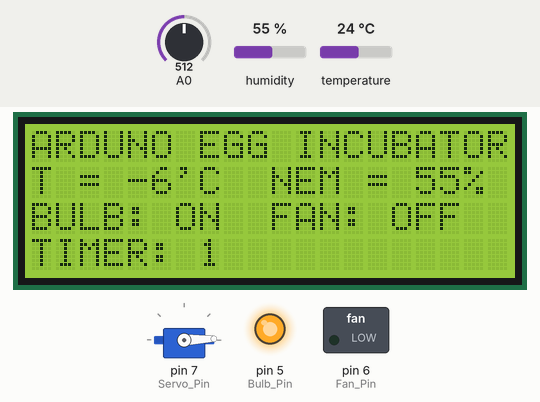
Bench run of a sketch on a simulated Arduino Uno, built with avr-gcc and run on an emulated ATmega328P. On the bench: servo, 20×4 character LCD, switched loads named in the sketch (green lamp = pin HIGH), output pins drawn as LEDs (lit = HIGH). The inputs (shaded band) are chosen by the test bench; at power-on: humidity 55 %, A0 = 512, temperature 24 °C.

Above: at 1.2 s.
1.3 s: humidity set to 59 %
At 4.0 s:
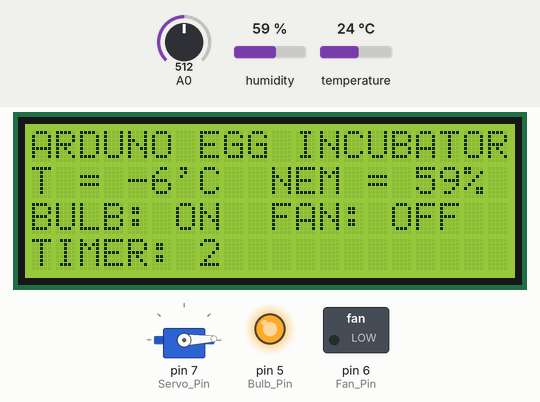
6.6 s: humidity set to 63 %
At 11.4 s:
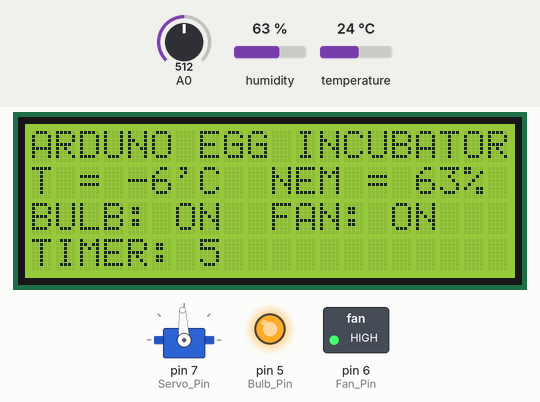
11.9 s: A0 set to 118
14.8 s: A0 set to 98
At 16.1 s:
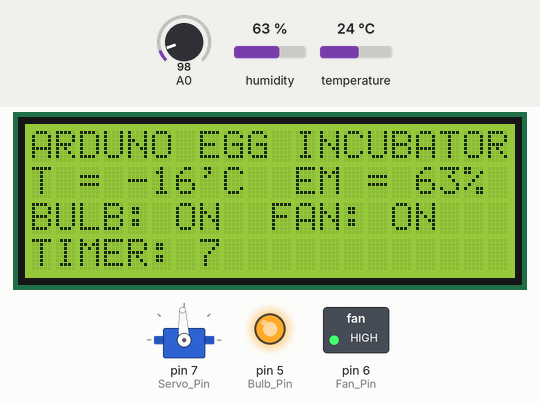
21.1 s: humidity set to 22 %
At 25.7 s:
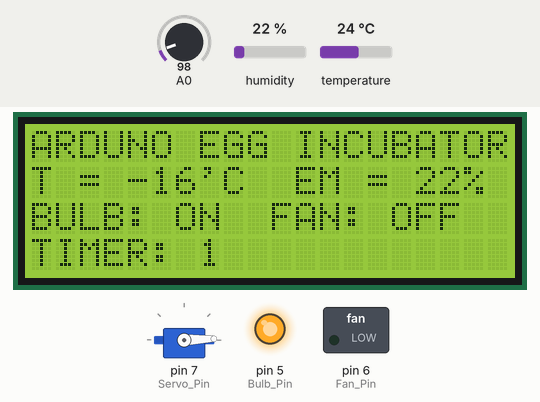
27.4 s: A0 set to 122
At 34.2 s:
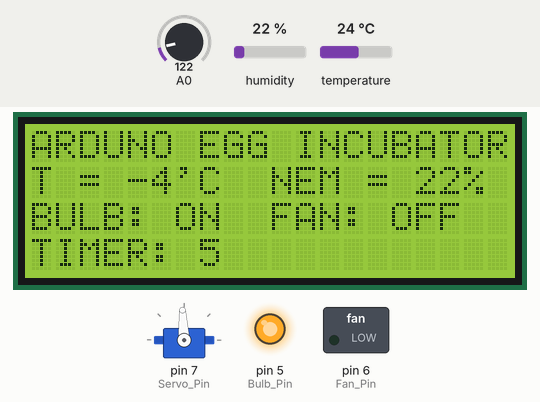
Timing chart, 0 to 34.7 s (numbered marks = the images above; inputs shaded):
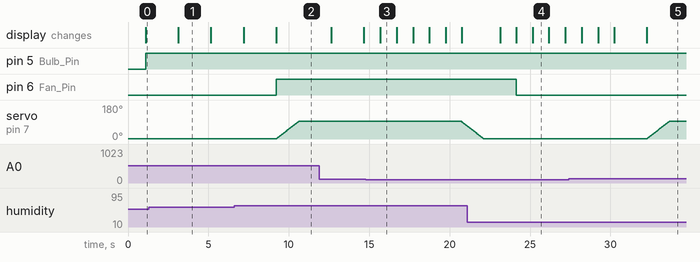

The sketch:

yumurta_kulucka_makinasi.ino
```cpp
// include the library code:
#include <LiquidCrystal.h>
#include "DHT.h"
//LiquidCrystal lcd(rs, en, d4, d5, d6, d7);
  LiquidCrystal lcd(13, 12, 11, 10,  9,  8);

#include <Servo.h>  //Include the Servo Library
Servo myservo;  // create servo object to control a servo

//Assign Names to Pins
const int Temp_Sensor = A0; //Temperature Sensor Pin
#define DHTPIN A1
#define DHTTYPE DHT11
DHT dht(DHTPIN, DHTTYPE);
const int Bulb_Pin = 5; //Bulb Pin
const int Fan_Pin = 6; //Fan Pin
const int Servo_Pin = 7; //Servo Motor Pin
int humudity_value;
int pos = 0;   //Servo Position
int State = 1; // Servo State
int Sec = 0;

void setup ()
{
  // Motor
  pinMode(Bulb_Pin, OUTPUT);  // Set the pin as OUTPUT
  pinMode(Fan_Pin, OUTPUT);  // Set the pin as OUTPUT
 dht.begin();
  myservo.attach(Servo_Pin);  // attaches the servo Pin
  myservo.write(2);  //Bring servo to 0 Position

  lcd.begin(20, 4); // set up the LCD's number of columns and rows:
  lcd.setCursor(0,0); // set the cursor position:
  lcd.print("ARDUNO EGG INCUBATOR"); //Display Message On LCD

  lcd.setCursor(0, 3);
  lcd.print("TIMER: ");
  lcd.print(Sec);
  lcd.print("   ");
}
void loop ()
{
  // Temperature Sensing ***********************************
  int S = analogRead(A0);
  int Temp =(S*500)/1022; // Storing value in Degree Celsius
  lcd.setCursor(0, 1);
  lcd.print("T = ");
  lcd.print(Temp);
  lcd.print("'C  ");

  // Humidity Sensing ***********************************
    // Reading temperature or humidity takes about 250 milliseconds!
  humudity_value = dht.readHumidity();

  // Check if any reads failed and exit early (to try again).
  if (isnan(humudity_value))
  {
    Serial.println(("DHT SENSORU OKUNAMADI!"));
    return;
  }
  Serial.print((" NEM: "));
  Serial.print(humudity_value);
  Serial.print(("%"));

  Serial.print("\n");
  delay(1000);
  lcd.setCursor(10, 1);
  lcd.print("NEM = ");
  lcd.print(humudity_value);
  lcd.print("%   ");

  //Check Temperature
  if(Temp > 29)
  {
    digitalWrite(Bulb_Pin, LOW); // Turn OFF Bulb
    lcd.setCursor(0, 2);
    lcd.print("BULB: OFF ");
  }
  if(Temp < 30)
  {
    digitalWrite(Bulb_Pin, HIGH); // Turn ON Bulb
    lcd.setCursor(0, 2);
    lcd.print("BULB: ON  ");
  }
  if(humudity_value > 60)
  {
    digitalWrite(Fan_Pin, HIGH); // Turn ON Fan
    lcd.setCursor(10, 2);
    lcd.print("FAN: ON  ");
  }
  if(humudity_value < 60)
  {
    digitalWrite(Fan_Pin, LOW); // Turn OFF Fan
    lcd.setCursor(10, 2);
    lcd.print("FAN: OFF ");
  }

  Sec = Sec + 1;
  lcd.setCursor(0, 3);
  lcd.print("TIMER: ");
  lcd.print(Sec);
  lcd.print("   ");

  if(Sec == 5)
  {
    for (pos = 2; pos <= 93; pos += 1)
    {
      myservo.write(pos);
      delay(15);
    }
  }
  if(Sec == 10)
  {
    for (pos = 90; pos >= 2; pos -= 1)
    {
      myservo.write(pos);
      delay(15);
    }
    Sec = 0;
  }
  delay(1000);
}
```

Measured:
- the behaviour switches between 60 and 61 % on humidity (found by bisection; images 1 and 2)
- the behaviour switches between 111 and 110 on A0 (found by bisection; images 2 and 3)
- after the input at 6.6 s, pin 6 (Fan_Pin): LOW → HIGH after 2.6 s; the display: first differs from a run without the input after 2.6 s (image 2)
- after the input at 14.8 s, the display: changes after 0.90 s (image 3)
- after the input at 21.1 s, pin 6 (Fan_Pin): HIGH → LOW after 3.0 s; the display: first differs from a run without the input after 3.0 s (image 4 shows a later state)
- what the display in image 3 shows lasts 1.0 s, from 15.7 s to 16.7 s
